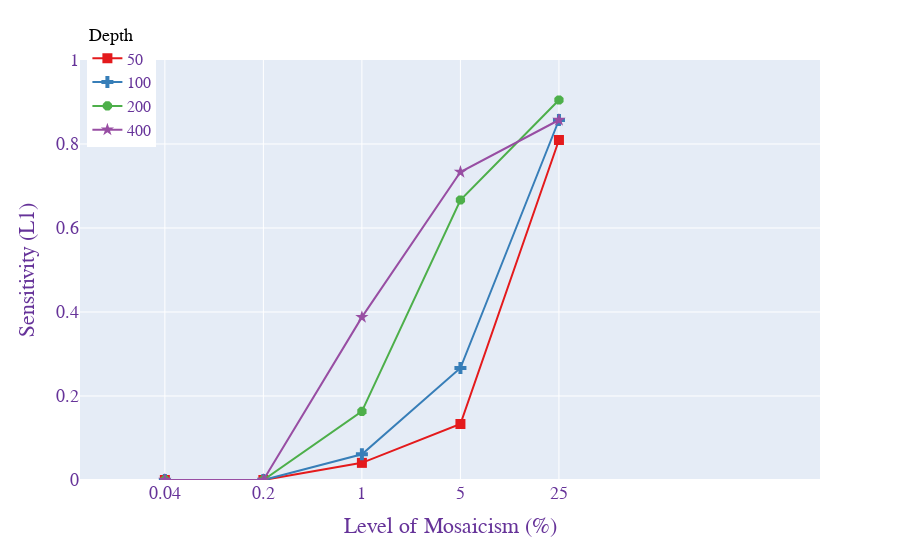

Notebook code cell kept with this figure:
### Code cell
create_line_plot(sens)

### Figure 1 — Plotly figure (JSON) as saved in the notebook; plotly's stock layout.template omitted (floating-point values rounded to 4 significant figures)
{"data": [{"hovertemplate": "Depth=50<br>Freq=%{x}<br>Sensitivity=%{y}<extra></extra>", "legendgroup": "50", "line": {"color": "rgb(228,26,28)", "dash": "solid"}, "marker": {"size": 10, "symbol": 1}, "mode": "lines+markers", "name": "50", "orientation": "v", "showlegend": true, "type": "scatter", "x": [0.04, 0.2, 1, 5, 25], "xaxis": "x", "y": [0, 0, 0.04082, 0.1333, 0.8095], "yaxis": "y"}, {"hovertemplate": "Depth=100<br>Freq=%{x}<br>Sensitivity=%{y}<extra></extra>", "legendgroup": "100", "line": {"color": "rgb(55,126,184)", "dash": "solid"}, "marker": {"size": 10, "symbol": 3}, "mode": "lines+markers", "name": "100", "orientation": "v", "showlegend": true, "type": "scatter", "x": [0.04, 0.2, 1, 5, 25], "xaxis": "x", "y": [0, 0, 0.06122, 0.2667, 0.8571], "yaxis": "y"}, {"hovertemplate": "Depth=200<br>Freq=%{x}<br>Sensitivity=%{y}<extra></extra>", "legendgroup": "200", "line": {"color": "rgb(77,175,74)", "dash": "solid"}, "marker": {"size": 10, "symbol": 16}, "mode": "lines+markers", "name": "200", "orientation": "v", "showlegend": true, "type": "scatter", "x": [0.04, 0.2, 1, 5, 25], "xaxis": "x", "y": [0, 0, 0.1633, 0.6667, 0.9048], "yaxis": "y"}, {"hovertemplate": "Depth=400<br>Freq=%{x}<br>Sensitivity=%{y}<extra></extra>", "legendgroup": "400", "line": {"color": "rgb(152,78,163)", "dash": "solid"}, "marker": {"size": 10, "symbol": 17}, "mode": "lines+markers", "name": "400", "orientation": "v", "showlegend": true, "type": "scatter", "x": [0.04, 0.2, 1, 5, 25], "xaxis": "x", "y": [0, 0, 0.3878, 0.7333, 0.8571], "yaxis": "y"}], "layout": {"autosize": true, "font": {"color": "RebeccaPurple", "family": "Arial, sans-serif", "size": 18}, "legend": {"font": {"size": 16}, "orientation": "v", "title": {"font": {"color": "black", "size": 18}, "text": "Depth"}, "tracegroupgap": 0, "traceorder": "normal", "x": 0.01, "y": 1.1}, "margin": {"t": 60}, "xaxis": {"anchor": "y", "domain": [0, 1], "range": [-2, 3.25], "tickvals": [0.04, 0.2, 1, 5, 25], "title": {"text": "Level of Mosaicism (%)"}, "type": "log"}, "yaxis": {"anchor": "x", "domain": [0, 1], "range": [0, 1], "tickvals": [0, 0.2, 0.4, 0.6, 0.8, 1], "title": {"text": "Sensitivity (L1)"}, "type": "linear"}}}
